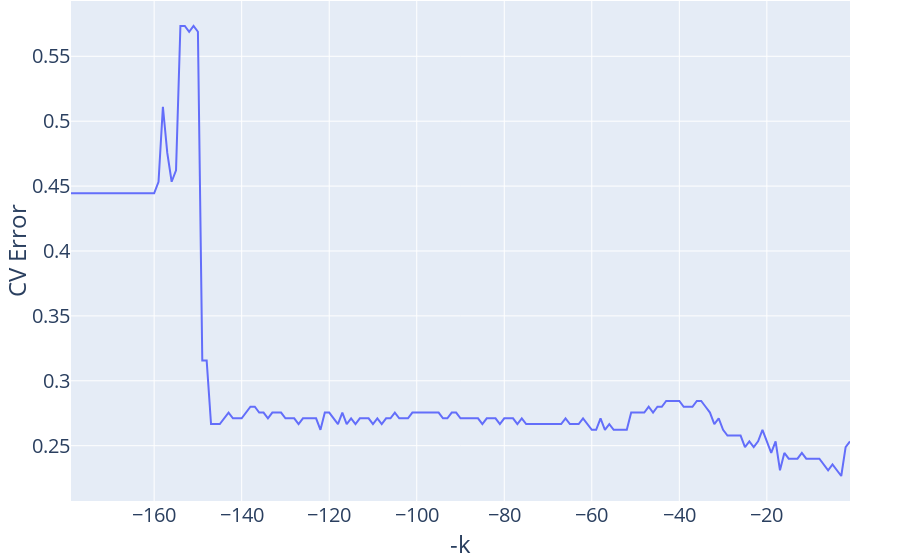

This figure's notebook cell:
### Code cell
fig = px.line(gridsearch_output, x = "-k", y = "CV Error")
standardize_figure(fig)
fig.show()
fig.write_image("cv_error_vs_minus_k.png")

### Figure 1 — Plotly figure (JSON) as saved in the notebook; plotly's stock layout.template omitted (floating-point values rounded to 4 significant figures; data arrays with more than 128 entries replaced by an {"elided": "..."} marker saying what was removed)
{"data": [{"hovertemplate": "-k=%{x}<br>CV Error=%{y}<extra></extra>", "legendgroup": "", "line": {"color": "#636efa", "dash": "solid"}, "marker": {"symbol": "circle"}, "mode": "lines", "name": "", "orientation": "v", "showlegend": false, "type": "scatter", "x": {"elided": "179 int values"}, "xaxis": "x", "y": {"elided": "179 float values"}, "yaxis": "y"}], "layout": {"font": {"size": 20}, "legend": {"tracegroupgap": 0}, "margin": {"b": 0, "l": 50, "r": 50, "t": 1}, "xaxis": {"anchor": "y", "domain": [0, 1], "title": {"text": "-k"}}, "yaxis": {"anchor": "x", "domain": [0, 1], "title": {"text": "CV Error"}}}}
